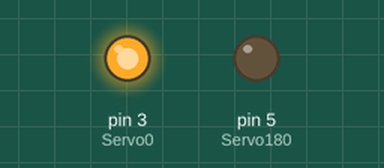
A sketch run on a simulated Arduino Uno, built with avr-gcc and run on an emulated ATmega328P. Shown: output pins drawn as LEDs (lit = HIGH).

Above: at 2.4 s.
At 7.2 s:
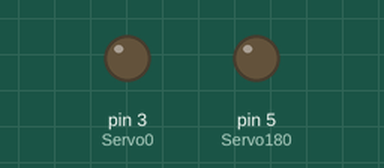
At 12.0 s:
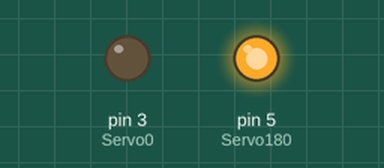
Timing chart, 0 to 18.7 s (numbered marks = the images above):
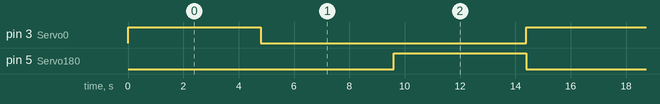

Measured:
- by itself, pin 3 (Servo0), pin 5 (Servo180): alternates HIGH for 4.8 s and LOW for 9.6 s
- by itself, everything shown: repeats every 14.4 s, in 3 steps

The sketch:

ServoCommunicationTest.ino
```cpp
const int Servo0 = 3;
const int Servo180 = 5;
const int SERVODOWN = 0;
const int SERVOUP = 150;
const int SERVORELEASE = 180;


void ServoTurn(int degree, int duration)
{
    Serial.print("startingServo");
    //servo.write(degree);
    if (degree == SERVODOWN){
      digitalWrite(Servo0,HIGH);
      digitalWrite(Servo180,LOW);
      }

    if (degree == SERVOUP){
      digitalWrite(Servo0,LOW);
      digitalWrite(Servo180,LOW);
      }

    if (degree == SERVORELEASE){
      digitalWrite(Servo0,LOW);
      digitalWrite(Servo180,HIGH);
      }
    Serial.print("ServoSet");
    delay(duration);
}

void setup() {
  // put your setup code here, to run once:
  pinMode(Servo0,OUTPUT);
  pinMode(Servo180,OUTPUT);
  digitalWrite(Servo0,LOW);
  digitalWrite(Servo180,LOW);

}

void loop() {
  // put your main code here, to run repeatedly:
  ServoTurn(SERVODOWN,1800);
  delay(3000);
  ServoTurn(SERVOUP,1800);
    delay(3000);
  ServoTurn(SERVORELEASE,1800);
    delay(3000);


}
```
